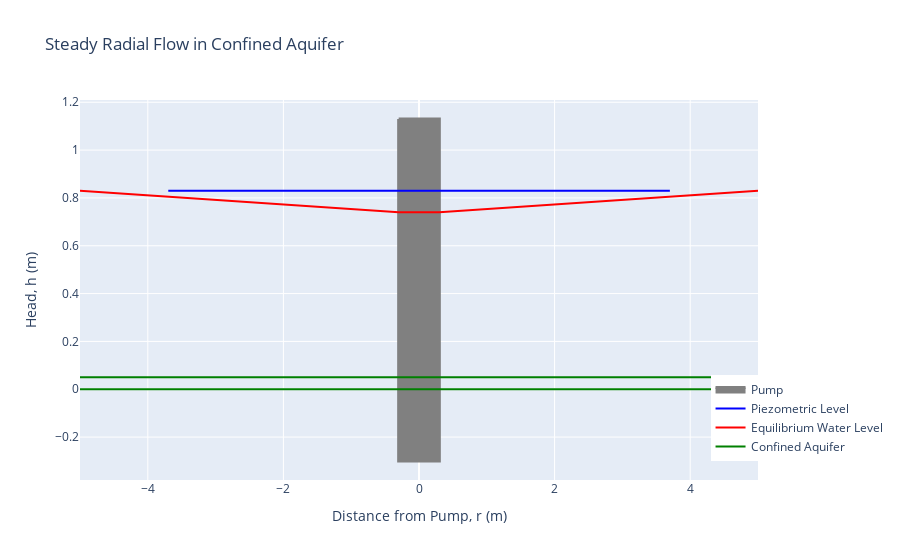

Notebook code for this chart:
### Markdown cell above
**`SOLUTION`**
You have to first convert the pumping rate of 220 gal/min to the equivalent rate in cubic feet per day. 
You make the conversion, even though steady-state conditions were reached, before a full day (1440min)of pumping occured. 

<center><span style="font-size: 14px;">$$ 220 \frac{gal} {min} * \frac{1~ ft^{3}} {7.48~ gal} * 1440 \frac{min} {d} = 42, 400 ~ft^{3}/d  $$</span></center> 

Now, the equation of the transmissivity, T depending on the two observation wells, could be used : 
<br>
<br>
<center><span style="font-size: 16px;">$ T = \frac{Q}{2\pi (h_2 - h_1)}*  \ln(\frac{r_2}{r_1})  $</span></center>
<br>
<br>
<center><span style="font-size: 16px;">$ T = \frac{42,400 ft^{3}}{2\pi (32.56 ~ft - 29.34 ~ft)}*  \ln(\frac{73 ~ft}{26 ~ft})  $</span></center>
<br>
<br>
<center><span style="font-size: 14px;">$ T = \frac{42,400}{20.2} *  \ln(2.81) ~ft^{2}/d $</span></center>
<br>
<br>
<center><span style="font-size: 14px;">$ T = 2710 ~ft^{2}/d  ~~~~or~~~~  T = 826~m^{2}/d $</span></center>

### Code cell
# Importing librairies
import numpy as np
import plotly.graph_objects as go

# Define the specific flow and transmissivity
def calculate_specific_flow(Q, h1, h2, r1, r2):
    transmissivity = Q * 2 * np.pi * (h2 - h1) * np.log(r2 / r1)
    specific_flow = Q - transmissivity
    return specific_flow

# Define the parameters
Q = 1000  # Pumping rate (m^3/d)
h1 = 0.83  # Head at distance r1 from pumping well (L)
h2 = 0.92  # Head at distance r2 from pumping well (L)
r1 = 2.1   # Distance from pumping well for point 1 (r1)
r2 = 0.7  # Distance from pumping well for point 2 (r2)

# Calculation of the specific flow 
specific_flow = calculate_specific_flow(Q, h1, h2, r1, r2)
print("Specific Flow Rate (m^2/day) : Qspe = ", specific_flow)

# Define the pump cylinder
pump_radius = 0.3  # 60cm vertical diameter cylinder
pump = go.Scatter(x=[-pump_radius, pump_radius, pump_radius, -pump_radius, -pump_radius],
                  y=[h1 + pump_radius, h1 + pump_radius, -pump_radius, -pump_radius, h1 + pump_radius],
                  mode='lines',
                  line=dict(color='gray', width=3),
                  fill='toself',
                  fillcolor='gray',
                  name='Pump')

# Define the piezometric level
theta = np.linspace(0, 2 * np.pi, 100)
piezometric_level_r = r2 + 3  # Slightly outside the dynamic level
piezometric_level_x = piezometric_level_r * np.cos(theta)
piezometric_level_y = np.ones_like(theta) * h1
piezometric_level = go.Scatter(x=piezometric_level_x,
                               y=piezometric_level_y,
                               mode='lines',
                               line=dict(color='blue', width=2),
                               name='Piezometric Level')

# Define the dynamic level
dynamic_level_x = np.linspace(-5, -pump_radius, 100)
dynamic_level_y = np.linspace(h1, h1 - (h2 - h1), 100)
dynamic_level_x = np.concatenate((dynamic_level_x, dynamic_level_x[::-1]))
dynamic_level_y = np.concatenate((dynamic_level_y, dynamic_level_y[::-1]))
dynamic_level = go.Scatter(x=dynamic_level_x,
                           y=dynamic_level_y,
                           mode='lines',
                           line=dict(color='red', width=2),
                           fill='toself',
                           fillcolor='lightblue',
                           name='Dynamic Level')

# Define the mirrored dynamic level
mirrored_dynamic_level_x = -dynamic_level_x
mirrored_dynamic_level_y = dynamic_level_y
mirrored_dynamic_level = go.Scatter(x=mirrored_dynamic_level_x,
                                   y=mirrored_dynamic_level_y,
                                   mode='lines',
                                   line=dict(color='red', width=2),
                                   fill='toself',
                                   fillcolor='lightblue',
                                   name='Mirrored Dynamic Level')

# Define the segment joining the two dynamic lines
segment_x = [-pump_radius, pump_radius]
segment_y = [dynamic_level_y[np.abs(dynamic_level_x - pump_radius).argmin()], mirrored_dynamic_level_y[np.abs(dynamic_level_x - pump_radius).argmin()]]
segment = go.Scatter(x=segment_x,
                     y=segment_y,
                     mode='lines',
                     line=dict(color='red', width=2),
                     name='Segment')

# Create the merged dynamic line
merged_dynamic_line_x = np.concatenate((dynamic_level_x, segment_x, mirrored_dynamic_level_x))
merged_dynamic_line_y = np.concatenate((dynamic_level_y, segment_y, mirrored_dynamic_level_y))

# Create the merged dynamic line Scatter object
merged_dynamic_line = go.Scatter(
    x=merged_dynamic_line_x,
    y=merged_dynamic_line_y,
    mode='lines',
    line=dict(color='red', width=2),
    name='Equilibrium Water Level')

# Define the confined aquifer rectangle
b = 0.05 # Thickness of the confined aquifer (b)
aquifer_rectangle = go.Scatter(x=[-5, 5, 5, -5],
                               y=[0, 0, b, b],
                               mode='lines',
                               line=dict(color='green', width=2),
                               name='Confined Aquifer')

# Define the layout
layout = go.Layout(title='Steady Radial Flow in Confined Aquifer',
                   xaxis=dict(title='Distance from Pump, r (m)'),
                   yaxis=dict(title='Head, h (m)'),
                   showlegend=True,
                   legend=dict(x=0.93, y=0.05))



# Create the figure
fig = go.Figure(data=[pump, piezometric_level, merged_dynamic_line, aquifer_rectangle], layout=layout)

# Show the figure
fig.show()

### Figure 1 — Plotly figure (JSON) as saved in the notebook; plotly's stock layout.template omitted (floating-point values rounded to 4 significant figures; data arrays with more than 128 entries replaced by an {"elided": "..."} marker saying what was removed)
{"data": [{"fill": "toself", "fillcolor": "gray", "line": {"color": "gray", "width": 3}, "mode": "lines", "name": "Pump", "type": "scatter", "x": [-0.3, 0.3, 0.3, -0.3, -0.3], "y": [1.13, 1.13, -0.3, -0.3, 1.13]}, {"line": {"color": "blue", "width": 2}, "mode": "lines", "name": "Piezometric Level", "type": "scatter", "x": [3.7, 3.693, 3.67, 3.633, 3.581, 3.515, 3.435, 3.341, 3.233, 3.113, 2.979, 2.834, 2.678, 2.51, 2.333, 2.146, 1.951, 1.747, 1.537, 1.32, 1.099, 0.8723, 0.6425, 0.4101, 0.1761, -0.0587, -0.2932, -0.5266, -0.7578, -0.986, -1.21, -1.429, -1.643, -1.85, -2.05, -2.241, -2.423, -2.595, -2.757, -2.908, -3.048, -3.175, -3.289, -3.39, -3.477, -3.55, -3.609, -3.654, -3.683, -3.698, -3.698, -3.683, -3.654, -3.609, -3.55, -3.477, -3.39, -3.289, -3.175, -3.048, -2.908, -2.757, -2.595, -2.423, -2.241, -2.05, -1.85, -1.643, -1.429, -1.21, -0.986, -0.7578, -0.5266, -0.2932, -0.0587, 0.1761, 0.4101, 0.6425, 0.8723, 1.099, 1.32, 1.537, 1.747, 1.951, 2.146, 2.333, 2.51, 2.678, 2.834, 2.979, 3.113, 3.233, 3.341, 3.435, 3.515, 3.581, 3.633, 3.67, 3.693, 3.7], "y": [0.83, 0.83, 0.83, 0.83, 0.83, 0.83, 0.83, 0.83, 0.83, 0.83, 0.83, 0.83, 0.83, 0.83, 0.83, 0.83, 0.83, 0.83, 0.83, 0.83, 0.83, 0.83, 0.83, 0.83, 0.83, 0.83, 0.83, 0.83, 0.83, 0.83, 0.83, 0.83, 0.83, 0.83, 0.83, 0.83, 0.83, 0.83, 0.83, 0.83, 0.83, 0.83, 0.83, 0.83, 0.83, 0.83, 0.83, 0.83, 0.83, 0.83, 0.83, 0.83, 0.83, 0.83, 0.83, 0.83, 0.83, 0.83, 0.83, 0.83, 0.83, 0.83, 0.83, 0.83, 0.83, 0.83, 0.83, 0.83, 0.83, 0.83, 0.83, 0.83, 0.83, 0.83, 0.83, 0.83, 0.83, 0.83, 0.83, 0.83, 0.83, 0.83, 0.83, 0.83, 0.83, 0.83, 0.83, 0.83, 0.83, 0.83, 0.83, 0.83, 0.83, 0.83, 0.83, 0.83, 0.83, 0.83, 0.83, 0.83]}, {"line": {"color": "red", "width": 2}, "mode": "lines", "name": "Equilibrium Water Level", "type": "scatter", "visible": true, "x": {"elided": "402 float values"}, "y": {"elided": "402 float values"}}, {"line": {"color": "green", "width": 2}, "mode": "lines", "name": "Confined Aquifer", "type": "scatter", "visible": true, "x": [-5, 5, 5, -5], "y": [0, 0, 0.05, 0.05]}], "layout": {"autosize": true, "legend": {"x": 0.93, "y": 0.05}, "showlegend": true, "title": {"text": "Steady Radial Flow in Confined Aquifer"}, "xaxis": {"autorange": true, "range": [-5, 5], "title": {"text": "Distance from Pump, r (m)"}, "type": "linear"}, "yaxis": {"autorange": true, "range": [-0.3794, 1.209], "title": {"text": "Head, h (m)"}, "type": "linear"}}}
